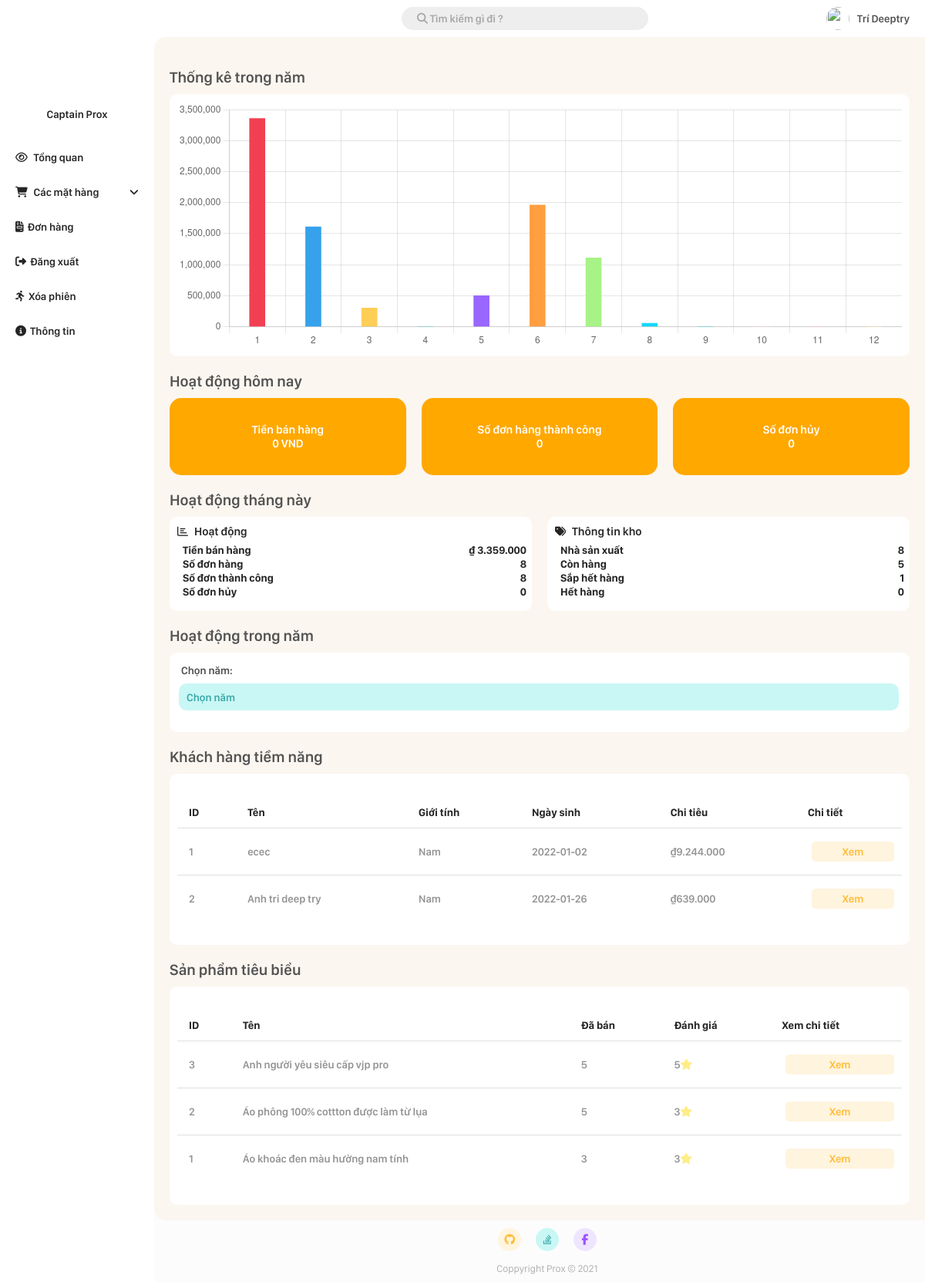
The page /Admin/index.php (signed in) on the database its author committed.
### tables this page shows
CREATE TABLE `customer` (
  `id` int(11) NOT NULL,
  `name` varchar(20) NOT NULL,
  `gender` bit(2) NOT NULL DEFAULT b'1',
  `dob` date NOT NULL,
  `email` varchar(20) NOT NULL,
  `password` varchar(20) NOT NULL,
  `phone` varchar(20) NOT NULL,
  `address` varchar(50) NOT NULL,
  `token` varchar(50) NOT NULL
);

CREATE TABLE `product` (
  `id` int(11) NOT NULL,
  `name` varchar(50) NOT NULL,
  `description` text NOT NULL,
  `image` text NOT NULL,
  `cost` double NOT NULL,
  `quantity` int(11) NOT NULL,
  `manufacturer_id` int(11) NOT NULL,
  `sold` int(11) NOT NULL DEFAULT '0',
  `type_id` int(11) NOT NULL DEFAULT '1'
);

### Admin/index.php (the view, shortened to what this page needs)
<!DOCTYPE html>
<html lang="en">
<head>
  <link rel="stylesheet" href="./CSS/style.css?v=3.3">
</head>
<body>
  <?php
  $query1month = "SELECT * FROM bill WHERE MONTH(TIMEDIFF(bill.time_order, CAST(CAST(NOW() AS DATE) AS DATETIME))) = 1";
  $totalOfDay = "SELECT IFNULL(SUM(total), 0) as total_day FROM bill as t1 JOIN ( SELECT bill_detail.*,product.name,product.cost,product.cost * bill_detail.quantity as total FROM bill_detail JOIN product ON bill_detail.product_id = product.id ) as t2 ON t1.id = t2.bill_id WHERE DATEDIFF(t1.time_order, CAST(CAST(NOW() AS DATE) AS DATETIME)) = 0 AND t1.status = 2";
  $totalOfMonth = "SELECT IFNULL(SUM(total), 0) as total_month FROM bill as t1 JOIN ( SELECT bill_detail.*,product.name,product.cost,product.cost * bill_detail.quantity as total FROM bill_detail JOIN product ON bill_detail.product_id = product.id ) as t2 ON t1.id = t2.bill_id WHERE MONTH(TIMEDIFF(t1.time_order, CAST(CAST(NOW() AS DATE) AS DATETIME))) = 1 AND t1.status = 2";
  $totalOfDayValueArray = mysqli_query($connect, $totalOfDay);
  $totalOfDayValue = mysqli_fetch_array($totalOfDayValueArray);
  $success_bill = 0;
  $unSuccess_bill = 0;
  $totalOfMonthValueArray = mysqli_query($connect, $totalOfMonth);
  $totalOfMonthValue = mysqli_fetch_array($totalOfMonthValueArray);
  $success_bill_month = 0;
  $unSuccess_bill_month = 0;
  $queryMonthArray = mysqli_query($connect, $query1month);
  foreach ($queryMonthArray as $bill_month) {
    if ($bill_month['status'] == 2) {
      $success_bill_month += 1;
    } else if ($bill_month['status'] == 3) {
      $unSuccess_bill_month += 1;
    }
  }
  $manufacturer_query = "SELECT count(*) as number_of_manufacturer FROM manufacturer";
  $number_of_manufacturer_array = mysqli_query($connect, $manufacturer_query);
  $number_of_manufacturer_result = mysqli_fetch_array($number_of_manufacturer_array);
  $number_of_manufacturer_value = $number_of_manufacturer_result['number_of_manufacturer'];
  $stocking_query = "SELECT count(*) as stocking FROM product WHERE quantity > 0";
  $stocking_array = mysqli_query($connect, $stocking_query);
  $stocking_result = mysqli_fetch_array($stocking_array);
  $stocking_value = $stocking_result['stocking'];
  $out_of_stock_soon_query = "SELECT count(*) as out_of_stock_soon FROM product WHERE quantity < 20";
  $out_of_stock_soon_array = mysqli_query($connect, $out_of_stock_soon_query);
  $out_of_stock_soon_result = mysqli_fetch_array($out_of_stock_soon_array);
  $out_of_stock_soon_value = $out_of_stock_soon_result['out_of_stock_soon'];
  $out_of_stock_query = "SELECT count(*) as out_of_stock FROM product WHERE quantity = 0";
  $out_of_stock_array = mysqli_query($connect, $out_of_stock_query);
  $out_of_stock_result = mysqli_fetch_array($out_of_stock_array);
  $out_of_stock_value = $out_of_stock_result['out_of_stock'];
  $top5spending = "SELECT id,name,gender,dob,spending FROM customer as cus JOIN ( SELECT sum(total) as spending,t1.customer_id FROM bill as t1 JOIN ( SELECT bill_detail.*,product.name,product.cost,product.cost * bill_detail.quantity as total FROM bill_detail JOIN product ON bill_detail.product_id = product.id ) as t2 ON t1.id = t2.bill_id GROUP BY t1.customer_id ) as cus2 ON cus.id = cus2.customer_id ORDER BY spending DESC LIMIT 5";
  $topSpending_result = mysqli_query($connect, $top5spending);
  $top5product = "SELECT product.id,product.name,product.sold,AVG(rate_product.rating) as rate FROM product JOIN rate_product ON product.id = rate_product.product_id GROUP BY id ORDER BY sold DESC LIMIT 5";
  $topProduct = mysqli_query($connect, $top5product);
  ?>
  <div class="grid-container">
    <div class="container-header">
      <?php require_once "./root/navbar.php"; ?>
    </div>
    <div class="container-menu">
      <?php require_once "./root/sidebar.php"; ?>
    </div>
    <div class="container-main">
      <h1 class="main-title">Thống kê trong năm</h1>
      <div class="year-activity">
        <div class="year-activity-item">
          <canvas id="yearChart"></canvas>
        </div>
      </div>
      <h1 class="main-title">Hoạt động hôm nay</h1>
      <div class="today-activity">
        <div class="today-activity-item">
          <p>Tiền bán hàng</p>
          <p><?= number_format($totalOfDayValue['total_day'] , 0, '', '.'); ?> VND</p>
        </div>
        <div class="today-activity-item">
          <p>Số đơn hàng thành công</p>
          <p><?= $success_bill ?></p>
        </div>
        <div class="today-activity-item">
          <p>Số đơn hủy</p>
          <p><?= $unSuccess_bill ?></p>
        </div>
      </div>
      <h1 class="main-title">Hoạt động tháng này</h1>
      <div class="monthly-activity">
        <div class="monthly-activity-item">
          <p> <i class="far fa-chart-bar"></i> Hoạt động</p>
          <table>
            <tr>
              <th class="collumn-right">
                Tiền bán hàng
              </th>
              <th class="collumn-left">₫
                <?= number_format($totalOfMonthValue['total_month'] , 0, '', '.'); ?>
              </th>
            </tr>
            <tr>
              <th class="collumn-right">
                Số đơn hàng
              </th>
              <th class="collumn-left">
                <?= $success_bill_month + $unSuccess_bill ?>
              </th>
            </tr>
            <tr>
              <th class="collumn-right">
                Số đơn thành công
              </th>
              <th class="collumn-left">
                <?= $success_bill_month ?>
              </th>
            </tr>
            <tr>
              <th class="collumn-right">
                Số đơn hủy
              </th>
              <th class="collumn-left">
                <?= $unSuccess_bill ?>
              </th>
            </tr>
          </table>
        </div>
        <div class="monthly-activity-item">
          <p> <i class="fas fa-tags"></i> Thông tin kho</p>
          <table>
            <tr>
              <th class="collumn-right">
                Nhà sản xuất
              </th>
              <th class="collumn-left">
                <?= $number_of_manufacturer_value ?>
              </th>
            </tr>
            <tr>
              <th class="collumn-right">
                Còn hàng
              </th>
              <th class="collumn-left">
                <?= $stocking_value ?>
              </th>
            </tr>
            <tr>
              <th class="collumn-right">
                Sắp hết hàng
              </th>
              <th class="collumn-left">
                <?= $out_of_stock_soon_value ?>
              </th>
            </tr>
            <tr>
              <th class="collumn-right">
                Hết hàng
              </th>
              <th class="collumn-left">
                <?= $out_of_stock_value ?>
              </th>
            </tr>
          </table>
        </div>
      </div>
      <h1 class="main-title">Hoạt động trong năm</h1>
      <div class="year-activity">
        <div class="year-activity-item">
          <form action="" method="get">
            <label for="year">Chọn năm: </label>
            <table>
              <tr>
                <th class="collumn-right">
                  <select id="year" name="year">
                    <option value="0" selected>Chọn năm</option>
                  </select>
                </th>
              </tr>
            </table>
          </form>
          <br>
        </div>
      </div>
      <h1 id="potential_customers" class="main-title">Khách hàng tiềm năng</h1>
      <div class="year-activity">
        <div class="year-activity-item">
          <table class="styled-table">
            <thead>
              <tr>
                <th>ID</th>
                <th>Tên</th>
                <th>Giới tính</th>
                <th>Ngày sinh</th>
                <th>Chi tiêu</th>
                <th>Chi tiết</th>
              </tr>
            </thead>
            <tbody>
              <?php foreach ($topSpending_result as $spending) { ?>
                <tr>
                  <td><?= $spending['id'] ?></td>
                  <td><?= $spending['name'] ?></td>
                  <td><?php if($spending['gender'] == 1) echo 'Nam'; else echo 'Nữ';   ?></td>
                  <td><?= $spending['dob'] ?></td>
                  <td>₫<?= number_format($spending['spending'] , 0, '', '.'); ?></td>
                  <td><a href="#popup1" class="link-button" onclick="user_bill(<?=$spending['id']?>);">Xem</a></td>
                </tr>
              <?php } ?>
            </tbody>
          </table>
        </div>
      </div>
      <h1 class="main-title">Sản phẩm tiêu biểu</h1>
      <div class="year-activity">
        <div class="year-activity-item">
          <table class="styled-table">
            <thead>
              <tr>
                <th>ID</th>
                <th>Tên</th>
                <th>Đã bán</th>
                <th>Đánh giá</th>
                <th>Xem chi tiết</th>
              </tr>
            </thead>
            <tbody>
              <?php foreach ($topProduct as $top) { ?>
                <tr>
                  <td><?= $top['id'] ?></th>
                  <td><?= $top['name'] ?></td>
                  <td><?= $top['sold'] ?></td>
                  <td><?= round($top['rate'],1)  ?><span style="color: #FFED85 !important;" class="fa fa-star"></span></td>
                  <td><a class="link-button" href="./view-infomation/item-information.php?id=<?= $top['id'] ?>">Xem</a></td>
                </tr>
              <?php } ?>
            </tbody>
          </table>
        </div>
      </div>
    </div>
    <div class="container-footer">
      <?php require_once "./root/footer.php"; ?>
    </div>
  </div>
</body>
<script>
  let number_array = document.getElementsByClassName('month-data');
  let chartData = [];
  for (i = 0; i <= 11; i++) {
    let value = number_array[i].textContent;
    chartData.push(value);
  }
  console.log(chartData);
</script>
<script>
  const ctx = document.getElementById('yearChart');
  const myChart = new Chart(ctx, {
    type: 'bar',
    data: {
      labels: ['1', '2', '3', '4', '5', '6', '7', '8', '9', '10', '11', '12'],
      datasets: [{
        label: '',
        data: chartData,
        backgroundColor: [
          '#F24052',
          'rgba(54, 162, 235, 1)',
          'rgba(255, 206, 86, 1)',
          'rgba(75, 192, 192, 1)',
          'rgba(153, 102, 255, 1)',
          'rgba(255, 159, 64, 1)',
          '#A8F387',
          '#16D6FA',
          '#2ACCC8',
          '#F7D6E0',
          '#F2B5D4',
          '#FFEBA5'
        ],
        borderColor: 'transparent',
        borderWidth: 0,
        barThickness: 20
      }]
    },
    options: {
      scales: {
        y: {
          beginAtZero: true
        }
      },
      plugins: {
        legend: {
          display: false
        }
      }
    }
  });
</script>
</html>

### rows shown on the page
customer: id "1", name "ecec", gender "Nam", dob "2022-01-02", spending "9.244.000"
customer: id "2", name "Anh tri deep try", gender "Nam", dob "2022-01-26", spending "639.000"
product: id "3", name "Anh người yêu siêu cấp vjp pro", sold "5", rate "5"
product: id "2", name "Áo phông 100% cottton được làm từ lụa", sold "5", rate "3"
product: id "1", name "Áo khoác đen màu hường nam tính", sold "3", rate "3"

### other values the page prints
$_SESSION['name'] "Trí Deeptry"
$totalOfDayValue['total_day'] "0"
$success_bill "0"
$unSuccess_bill "0"
$totalOfMonthValue['total_month'] "3.359.000"
$success_bill_month + $unSuccess_bill "8"
$success_bill_month "8"
$number_of_manufacturer_value "8"
$stocking_value "5"
$out_of_stock_soon_value "1"
$out_of_stock_value "0"
